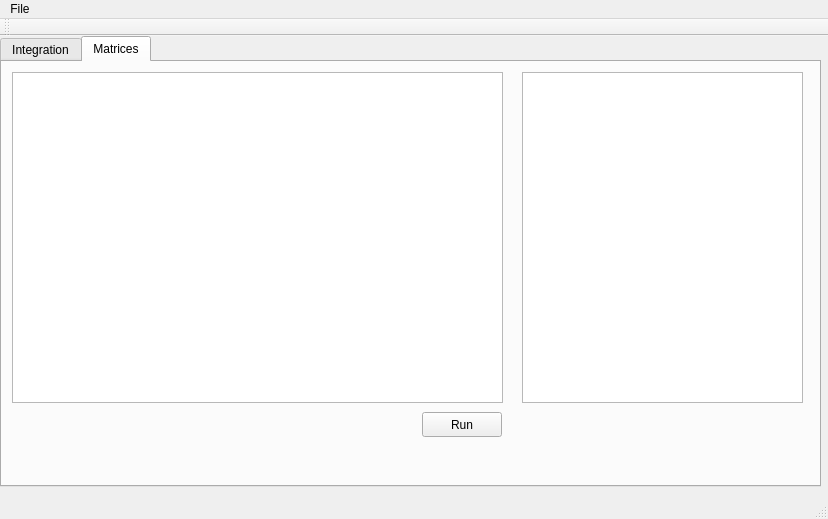
<?xml version="1.0" encoding="UTF-8"?>
<ui version="4.0">
 <class>MainWindow</class>
 <widget class="QMainWindow" name="MainWindow">
  <property name="geometry">
   <rect>
    <x>0</x>
    <y>0</y>
    <width>828</width>
    <height>519</height>
   </rect>
  </property>
  <property name="windowTitle">
   <string>NumInt</string>
  </property>
  <widget class="QWidget" name="centralWidget">
   <widget class="QTabWidget" name="tabWidget">
    <property name="geometry">
     <rect>
      <x>0</x>
      <y>0</y>
      <width>821</width>
      <height>451</height>
     </rect>
    </property>
    <property name="currentIndex">
     <number>1</number>
    </property>
    <widget class="QWidget" name="tab">
     <attribute name="title">
      <string>Integration</string>
     </attribute>
     <widget class="QWidget" name="layoutWidget">
      <property name="geometry">
       <rect>
        <x>190</x>
        <y>180</y>
        <width>401</width>
        <height>27</height>
       </rect>
      </property>
      <layout class="QHBoxLayout" name="horizontalLayout_6">
       <item>
        <widget class="QPushButton" name="pushButton">
         <property name="text">
          <string>integrate</string>
         </property>
        </widget>
       </item>
       <item>
        <widget class="QLineEdit" name="lineEdit_6"/>
       </item>
      </layout>
     </widget>
     <widget class="QWidget" name="layoutWidget_2">
      <property name="geometry">
       <rect>
        <x>10</x>
        <y>10</y>
        <width>781</width>
        <height>153</height>
       </rect>
      </property>
      <layout class="QHBoxLayout" name="horizontalLayout_5">
       <item>
        <layout class="QVBoxLayout" name="verticalLayout">
         <item>
          <layout class="QHBoxLayout" name="horizontalLayout_2">
           <item>
            <widget class="QLineEdit" name="lineEdit_7">
             <property name="text">
              <string>1</string>
             </property>
            </widget>
           </item>
           <item>
            <widget class="QLineEdit" name="lineEdit_4">
             <property name="text">
              <string>pi/4</string>
             </property>
            </widget>
           </item>
           <item>
            <widget class="QLineEdit" name="lineEdit_2">
             <property name="text">
              <string>sin(x)</string>
             </property>
            </widget>
           </item>
          </layout>
         </item>
         <item>
          <layout class="QHBoxLayout" name="horizontalLayout_4">
           <item>
            <widget class="QLabel" name="label_3">
             <property name="maximumSize">
              <size>
               <width>41</width>
               <height>81</height>
              </size>
             </property>
             <property name="text">
              <string/>
             </property>
             <property name="pixmap">
              <pixmap resource="resources.qrc">:/images/intsymb.jpg</pixmap>
             </property>
            </widget>
           </item>
           <item>
            <widget class="QLabel" name="label_2">
             <property name="maximumSize">
              <size>
               <width>41</width>
               <height>81</height>
              </size>
             </property>
             <property name="text">
              <string/>
             </property>
             <property name="pixmap">
              <pixmap resource="resources.qrc">:/images/intsymb.jpg</pixmap>
             </property>
            </widget>
           </item>
           <item>
            <widget class="QLabel" name="label">
             <property name="maximumSize">
              <size>
               <width>41</width>
               <height>81</height>
              </size>
             </property>
             <property name="text">
              <string/>
             </property>
             <property name="pixmap">
              <pixmap resource="resources.qrc">:/images/intsymb.jpg</pixmap>
             </property>
            </widget>
           </item>
          </layout>
         </item>
         <item>
          <layout class="QHBoxLayout" name="horizontalLayout_3">
           <item>
            <widget class="QLineEdit" name="lineEdit_8">
             <property name="text">
              <string>0</string>
             </property>
            </widget>
           </item>
           <item>
            <widget class="QLineEdit" name="lineEdit_5">
             <property name="text">
              <string>0</string>
             </property>
            </widget>
           </item>
           <item>
            <widget class="QLineEdit" name="lineEdit_3">
             <property name="text">
              <string>0</string>
             </property>
            </widget>
           </item>
          </layout>
         </item>
        </layout>
       </item>
       <item>
        <layout class="QHBoxLayout" name="horizontalLayout">
         <item>
          <widget class="QLineEdit" name="lineEdit">
           <property name="minimumSize">
            <size>
             <width>341</width>
             <height>0</height>
            </size>
           </property>
           <property name="text">
            <string>(2*y*sin(x)+(cos(x))^2)/(sqrt(1-y^2))</string>
           </property>
           <property name="maxLength">
            <number>32767</number>
           </property>
          </widget>
         </item>
         <item>
          <widget class="QComboBox" name="comboBox">
           <property name="minimumSize">
            <size>
             <width>51</width>
             <height>0</height>
            </size>
           </property>
           <property name="maximumSize">
            <size>
             <width>51</width>
             <height>16777215</height>
            </size>
           </property>
           <item>
            <property name="text">
             <string>dy</string>
            </property>
           </item>
           <item>
            <property name="text">
             <string>dx</string>
            </property>
           </item>
           <item>
            <property name="text">
             <string>dz</string>
            </property>
           </item>
          </widget>
         </item>
         <item>
          <widget class="QComboBox" name="comboBox_2">
           <property name="minimumSize">
            <size>
             <width>51</width>
             <height>0</height>
            </size>
           </property>
           <property name="maximumSize">
            <size>
             <width>51</width>
             <height>16777215</height>
            </size>
           </property>
           <item>
            <property name="text">
             <string>dx</string>
            </property>
           </item>
           <item>
            <property name="text">
             <string>dy</string>
            </property>
           </item>
           <item>
            <property name="text">
             <string>dz</string>
            </property>
           </item>
           <item>
            <property name="text">
             <string/>
            </property>
           </item>
          </widget>
         </item>
         <item>
          <widget class="QComboBox" name="comboBox_3">
           <property name="minimumSize">
            <size>
             <width>51</width>
             <height>0</height>
            </size>
           </property>
           <property name="maximumSize">
            <size>
             <width>51</width>
             <height>16777215</height>
            </size>
           </property>
           <item>
            <property name="text">
             <string>dz</string>
            </property>
           </item>
           <item>
            <property name="text">
             <string>dx</string>
            </property>
           </item>
           <item>
            <property name="text">
             <string>dy</string>
            </property>
           </item>
          </widget>
         </item>
        </layout>
       </item>
      </layout>
     </widget>
    </widget>
    <widget class="QWidget" name="tab_2">
     <attribute name="title">
      <string>Matrices</string>
     </attribute>
     <widget class="QTextEdit" name="textEdit">
      <property name="geometry">
       <rect>
        <x>10</x>
        <y>10</y>
        <width>491</width>
        <height>331</height>
       </rect>
      </property>
     </widget>
     <widget class="QPushButton" name="pushButton_2">
      <property name="geometry">
       <rect>
        <x>420</x>
        <y>350</y>
        <width>80</width>
        <height>25</height>
       </rect>
      </property>
      <property name="text">
       <string>Run</string>
      </property>
     </widget>
     <widget class="QPlainTextEdit" name="plainTextEdit">
      <property name="geometry">
       <rect>
        <x>520</x>
        <y>10</y>
        <width>281</width>
        <height>331</height>
       </rect>
      </property>
     </widget>
    </widget>
   </widget>
  </widget>
  <widget class="QMenuBar" name="menuBar">
   <property name="geometry">
    <rect>
     <x>0</x>
     <y>0</y>
     <width>828</width>
     <height>22</height>
    </rect>
   </property>
   <widget class="QMenu" name="menuFile">
    <property name="title">
     <string>File</string>
    </property>
    <addaction name="actionNew_Window"/>
    <addaction name="separator"/>
    <addaction name="actionSave"/>
    <addaction name="separator"/>
    <addaction name="actionExit"/>
   </widget>
   <addaction name="menuFile"/>
  </widget>
  <widget class="QStatusBar" name="statusBar"/>
  <widget class="QToolBar" name="toolBar">
   <property name="windowTitle">
    <string>toolBar</string>
   </property>
   <attribute name="toolBarArea">
    <enum>TopToolBarArea</enum>
   </attribute>
   <attribute name="toolBarBreak">
    <bool>false</bool>
   </attribute>
  </widget>
  <action name="actionNew_Window">
   <property name="text">
    <string>New Window</string>
   </property>
  </action>
  <action name="actionSave">
   <property name="text">
    <string>Save</string>
   </property>
  </action>
  <action name="actionExit">
   <property name="text">
    <string>Exit</string>
   </property>
  </action>
 </widget>
 <layoutdefault spacing="6" margin="11"/>
 <resources>
  <include location="resources.qrc"/>
 </resources>
 <connections/>
</ui>
